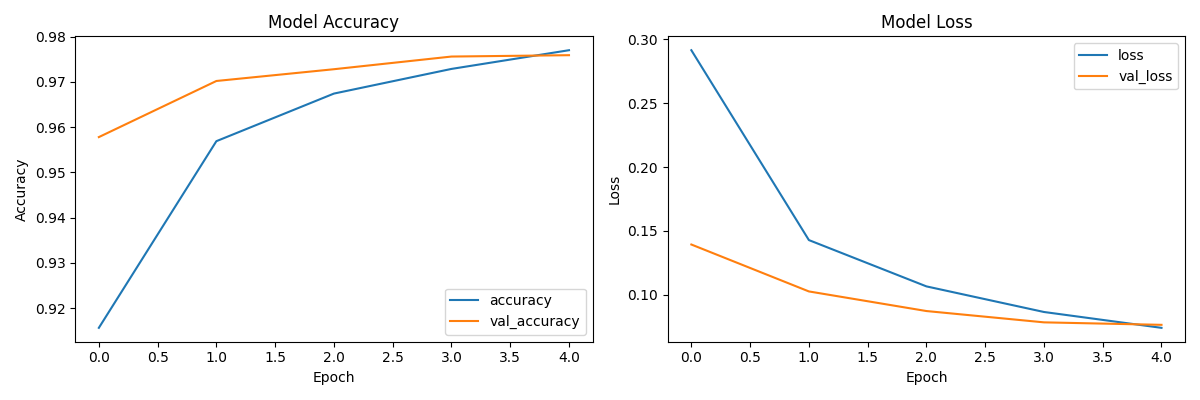

Recreate this plot in Python.
import tensorflow as tf
from tensorflow.keras import layers, models
import matplotlib.pyplot as plt
import os
import numpy as np

# 경로 설정
base_dir = os.path.dirname(os.path.abspath(__file__))

# 1. MNIST 데이터셋 로드
mnist = tf.keras.datasets.mnist
(x_train, y_train), (x_test, y_test) = mnist.load_data()

# 데이터 전처리 (정규화)
x_train, x_test = x_train / 255.0, x_test / 255.0

# 2. 간단한 신경망 모델 구축
model = models.Sequential([
    layers.Flatten(input_shape=(28, 28)),
    layers.Dense(128, activation='relu'),
    layers.Dropout(0.2),
    layers.Dense(10, activation='softmax')
])

# 모델 컴파일
model.compile(optimizer='adam',
              loss='sparse_categorical_crossentropy',
              metrics=['accuracy'])

# 3. 모델 훈련
print("---- 모델 훈련 시작 ----")
history = model.fit(x_train, y_train, epochs=5, validation_data=(x_test, y_test))
print("---- 모델 훈련 완료 ----")

# 4. 모델 평가 및 결과 시각화
test_loss, test_acc = model.evaluate(x_test,  y_test, verbose=2)
print(f"Test accuracy: {test_acc}")

# 결과 출력 (훈련 정확도 및 손실 그래프)
plt.figure(figsize=(12, 4))
plt.subplot(1, 2, 1)
plt.plot(history.history['accuracy'], label='accuracy')
plt.plot(history.history['val_accuracy'], label='val_accuracy')
plt.xlabel('Epoch')
plt.ylabel('Accuracy')
plt.legend(loc='lower right')
plt.title('Model Accuracy')

plt.subplot(1, 2, 2)
plt.plot(history.history['loss'], label='loss')
plt.plot(history.history['val_loss'], label='val_loss')
plt.xlabel('Epoch')
plt.ylabel('Loss')
plt.legend(loc='upper right')
plt.title('Model Loss')

plt.tight_layout()
plt.savefig(os.path.join(base_dir, '0402-1.png'))
print(f"결과 이미지 저장 완료: {os.path.join(base_dir, '0402-1.png')}")
